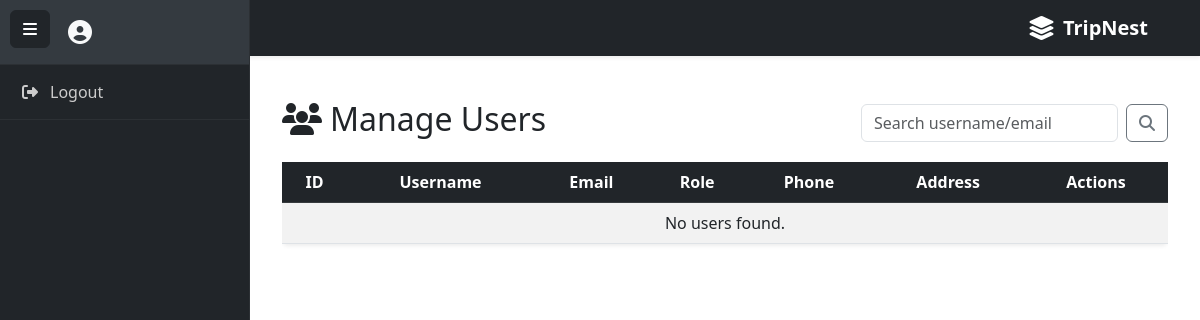
The page /CLIENT/manage_users.php on the database as committed earlier.
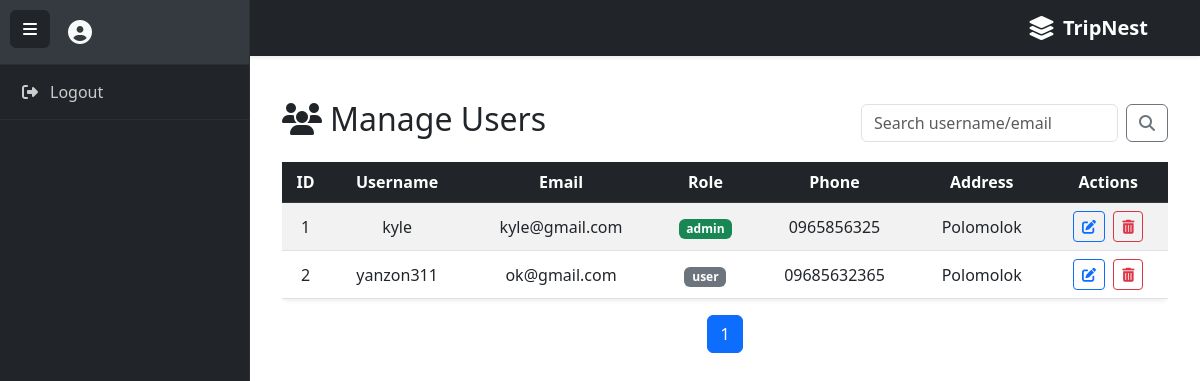
The same page on the database as committed later.
### tables this page shows
CREATE TABLE `users` (
  `id` int(11) NOT NULL,
  `username` varchar(20) NOT NULL,
  `email` varchar(25) NOT NULL,
  `phone` varchar(20) DEFAULT NULL,
  `address` varchar(35) DEFAULT NULL,
  `password` varchar(25) NOT NULL,
  `role` enum('admin','user') DEFAULT 'user',
  `created_at` timestamp NOT NULL DEFAULT current_timestamp()
);

### CLIENT/manage_users.php (the view, shortened to what this page needs)
  <?php
include_once "includes/config.php";
include_once "includes/header.php";
include_once "includes/sidebar.php";
include_once "includes/navbar.php";
$limit = 5;
$page = isset($_GET['page']) ? (int)$_GET['page'] : 1;
$start = ($page - 1) * $limit;
$search = isset($_GET['search']) ? trim($_GET['search']) : '';
$where = $search ? "WHERE username LIKE '%$search%' OR email LIKE '%$search%'" : '';
$total_result = $conn->query("SELECT COUNT(*) as total FROM users $where");
$total_users = $total_result->fetch_assoc()['total'];
$total_pages = ceil($total_users / $limit);
$sql = "SELECT * FROM users $where ORDER BY id ASC LIMIT $start, $limit";
$result = $conn->query($sql);
?>
<div id="main-content">
    <div class="container mt-4">
        <div class="d-flex justify-content-between align-items-center mb-3">
            <h2><i class="fas fa-users me-2"></i>Manage Users</h2>
            <form method="get" class="d-flex" role="search">
                <input type="text" name="search" class="form-control me-2" placeholder="Search username/email" value="<?= htmlspecialchars($search) ?>">
                <button type="submit" class="btn btn-outline-secondary"><i class="fas fa-search"></i></button>
            </form>
        </div>
        <div class="table-responsive">
            <table class="table table-striped table-hover shadow-sm rounded ">
            <thead class="table-dark text-center">
        <tr>
            <th>ID</th><th>Username</th><th>Email</th>
            <th>Role</th><th>Phone</th><th>Address</th><th>Actions</th>
        </tr>
    </thead>
    <tbody class="text-center align-middle">
        <?php if ($result && $result->num_rows > 0): ?>
            <?php while ($row = $result->fetch_assoc()): ?>
                <tr>
                    <td><?= $row['id'] ?></td>
                    <td><?= htmlspecialchars($row['username']) ?></td>
                    <td><?= htmlspecialchars($row['email']) ?></td>
                    <td><span class="badge bg-<?= $row['role'] === 'admin' ? 'success' : 'secondary' ?>"><?= $row['role'] ?></span></td>
                    <td><?= htmlspecialchars($row['phone']) ?></td>
                    <td><?= htmlspecialchars($row['address']) ?></td>
                    <td>
                        <a href="edit_user.php?id=<?= $row['id'] ?>" class="btn btn-sm btn-outline-primary me-1"><i class="fas fa-edit"></i></a>
                        <button class="btn btn-sm btn-outline-danger delete-btn" data-id="<?= $row['id'] ?>">
                            <i class="fas fa-trash-alt"></i>
                        </button>
                    </td>
                </tr>
            <?php endwhile; ?>
        <?php else: ?>
            <tr><td colspan="8">No users found.</td></tr>
        <?php endif; ?>
    </tbody>
</table>
        </div>
        <nav aria-label="Page navigation">
            <ul class="pagination justify-content-center">
                <?php for ($p = 1; $p <= $total_pages; $p++): ?>
                    <li class="page-item <?= $p == $page ? 'active' : '' ?>">
                        <a class="page-link" href="?page=<?= $p ?>&search=<?= urlencode($search) ?>"><?= $p ?></a>
                    </li>
                <?php endfor; ?>
            </ul>
        </nav>
    </div>
</div>
</body>
</html>

### CLIENT/includes/header.php (shortened to what this page needs)
<!DOCTYPE html>
<html lang="en">
<head>
    <link href="https://cdn.jsdelivr.net/npm/bootstrap@5.3.0/dist/css/bootstrap.min.css" rel="stylesheet">
<link href="https://cdnjs.cloudflare.com/ajax/libs/font-awesome/6.4.0/css/all.min.css" rel="stylesheet">
</head>
<body>

### CLIENT/includes/sidebar.php (shortened to what this page needs)
<button class="btn btn-dark toggle-btn" onclick="toggleSidebar()">
    <i class="fas fa-bars"></i>
</button>
<div id="sidebar" class="collapsed">
    <div class="sidebar-header">
       <div class="d-flex align-items-center ms-auto text-light">
        <i class="fas fa-user-circle fs-4 ms-5"></i>
    </div>
    </div>
    <a href="logout.php"><i class="fas fa-sign-out-alt"></i> Logout</a>
</div>

### CLIENT/includes/navbar.php (shortened to what this page needs)
<?php include_once "includes/header.php"; ?>
<nav class="navbar navbar-expand-lg navbar-dark bg-dark shadow-sm px-4 " id="mainNavbar">
  <div class="container-fluid">
    <a class="navbar-brand d-flex align-items-center ms-auto" href="#">
      <i class="fas fa-layer-group me-2 fs-4"></i>
      <span class="fw-semibold fs-5">TripNest</span>
    </a>
  </div>
</nav>

### CLIENT/includes/sidebar.php (style rules this page uses)
#sidebar { width: 250px; height: 100vh; background-color: #212529; position: fixed; top: 0; left: 0; transition: margin-left 0.3s; z-index: 1000; border-right: 1px solid #2c3034; }
#sidebar .sidebar-header { padding: 20px; background-color: #343a40; font-size: 1.2rem; color: #fff; border-bottom: 1px solid #2c3034; }
#sidebar a { padding: 15px 20px; display: flex; align-items: center; color: #ccc; text-decoration: none; border-bottom: 1px solid #2c3034; transition: all 0.2s; }
#sidebar i { margin-right: 10px; width: 20px; text-align: center; }
#main-content { margin-left: 250px; transition: margin-left 0.3s; padding: 20px; }
.toggle-btn { position: fixed; left: 10px; top: 10px; z-index: 1100; }

### CLIENT/includes/navbar.php (style rules this page uses)
#mainNavbar { transition: top 0.3s; }

Rows that differ between the two databases and show on the page:
added users: id "1", username "kyle", email "kyle@gmail.com", role "admin", phone "0965856325", address "Polomolok"
added users: id "2", username "yanzon311", email "ok@gmail.com", role "user", phone "09685632365", address "Polomolok"
Other text that changed with them:
new list line: "1"
text no longer shown: "No users found."
